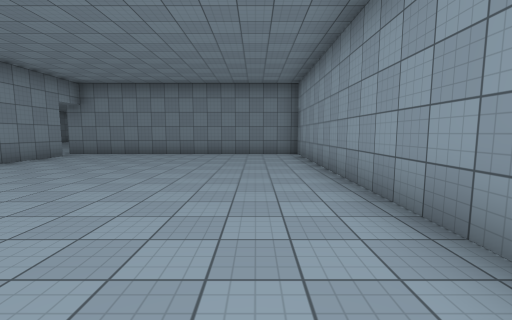
[1] (above)

24 first-person views from a walk through a scene from a Unity 3-D project. The camera is 1.5 m above the floor, tilts 6° down and sees 90° across. The floor is counted in squares, 2 m on a side. Each view is taken from the middle of a square. On the plan, view 1 faces up. The plan holds only what a view shows up to about 9 squares ahead; the rest is blank. The place goes on beyond the plan. Surface patterns are stand-ins for the level's own textures.

[2]
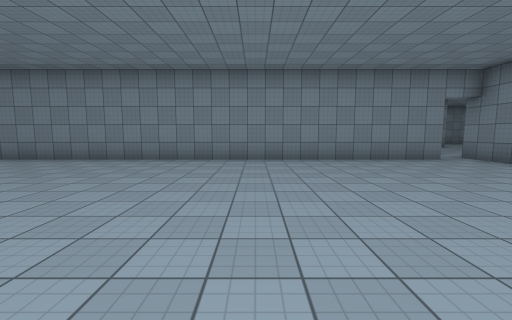

[3]
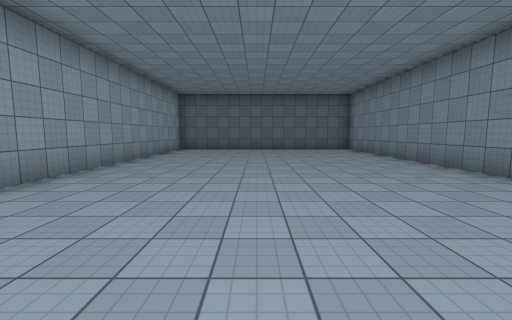

[4]
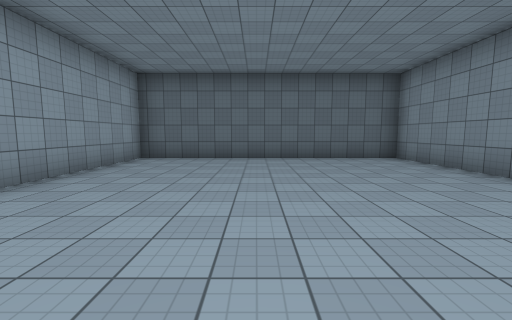

[5]
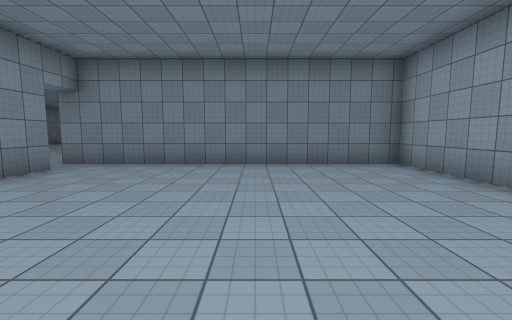

[6]
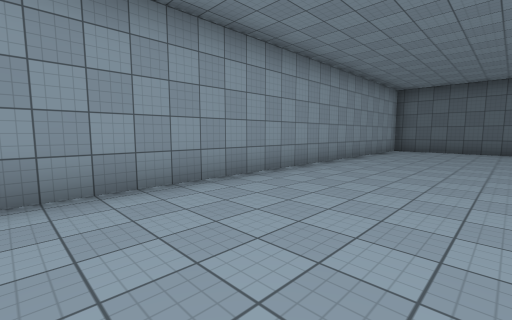

[7]
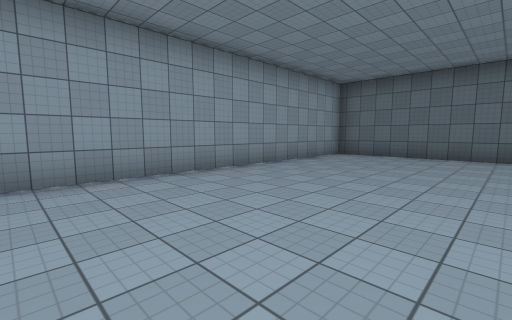

[8]
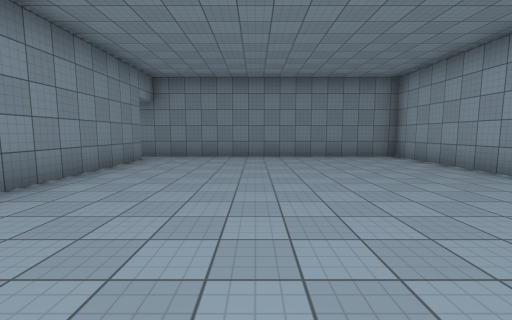

[9]
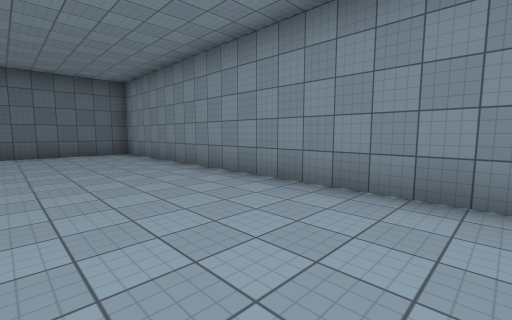

[10]
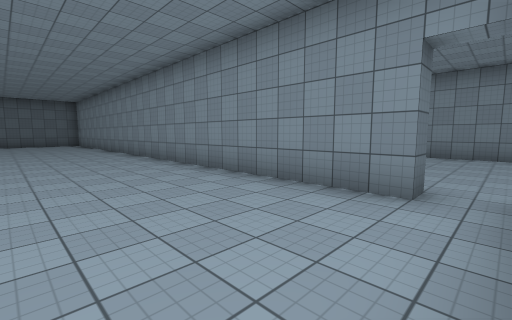

[11]
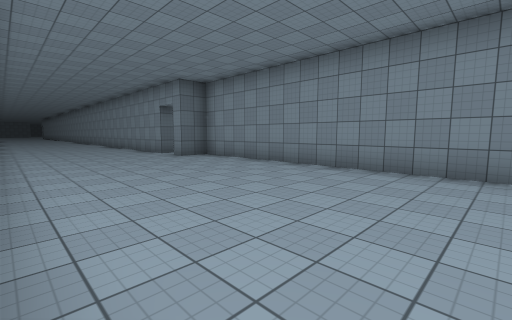

[12]
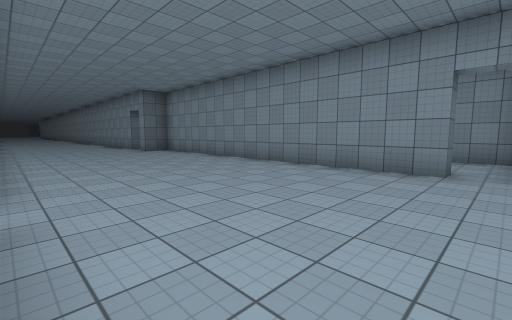

[13]
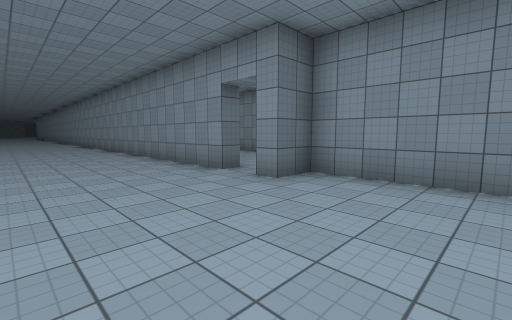

[14]
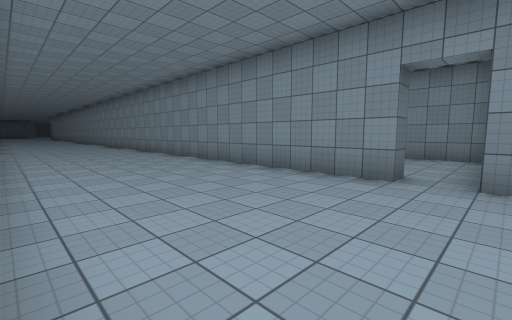

[15]
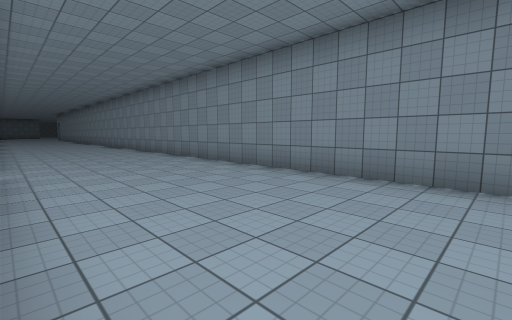

[16]
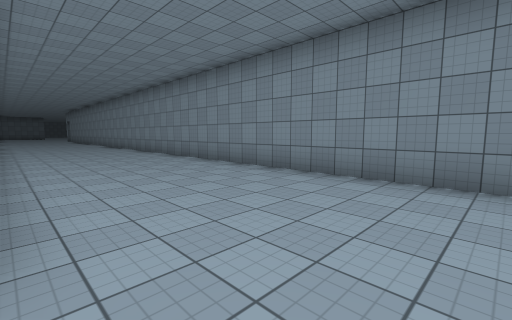

[17]
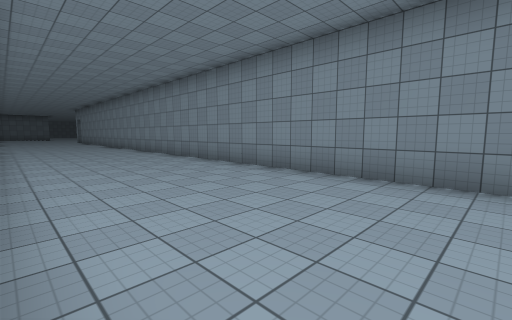

[18]
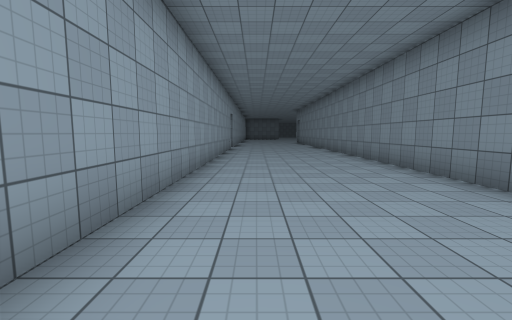

[19]
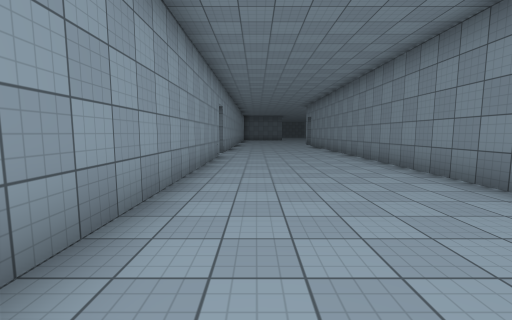

[20]
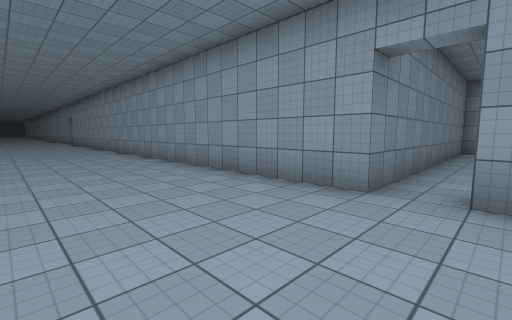

[21]
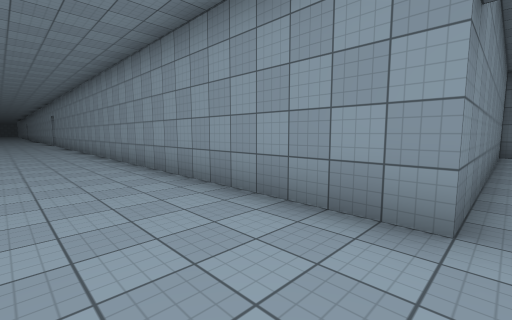

[22]
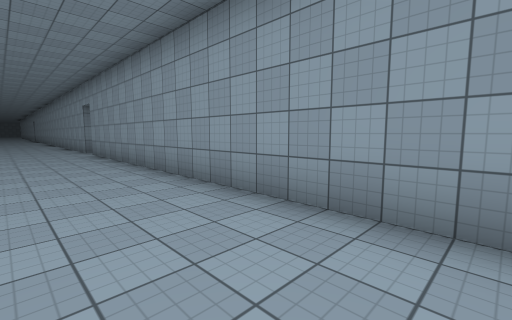

[23]
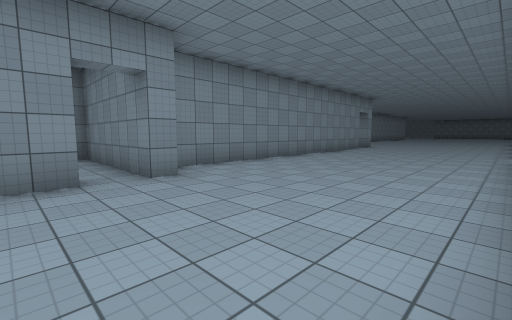

[24]
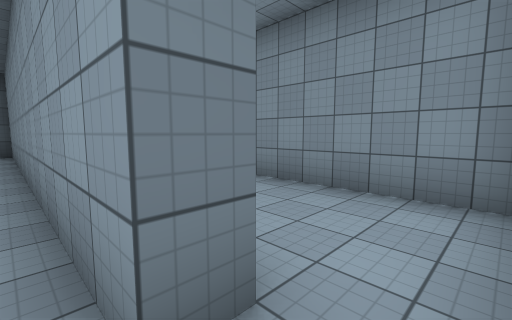

### Floor plan
Points are (right, up) in squares from view 1. A wall is a line through its corners. A room is listed if a view was taken in it or the views show most of it. See-through windows are left out.
Room 1 (views 1, 2, 3, 4, 5, 6, 7, 8, 9, 10)
walls: (-6.3, 8.3) (-6.3, -8.7) (1.5, -8.7) (1.5, 9.3) (-6.8, 9.3)
ways out: opening at (-6, 9) to room 2
Room 2 (views 11, 12, 13, 14, 15, 16, 17, 18, 19, 20, 21, 22, 23, 24)
walls: (-11.9, -0.2) (-11.3, -0.2) (-11.3, -29); (-6.9, 8.3) (-6.3, 8.3); (-12.8, 11.3) (-12.3, 11.3) (-12.3, 1.3) (-11.3, 1.3) (-11.3, 0.8) (-12.5, 0.8); (1.5, -28.8) (-6.7, -28.8) (-6.7, -10.8)
ways out: opening at (-6, 9) to room 1; opening at (-12, 0); opening at (-12, 12)

Positions as (right, up) in squares from view 1, and headings:
1: (0, 0), facing up
2: (1, 3), facing left
3: (-2, 3), facing down
4: (-2, -1), facing down
5: (-2, 3), facing up
6: (-2, 3), facing down-right
7: (-3, 0), facing down-right
8: (-3, 1), facing up
9: (-3, 1), facing down-left
10: (-3, 9), facing down-left
11: (-7, 9), facing down-left
12: (-7, 12), facing down-left
13: (-8, 4), facing down-left
14: (-7, 1), facing down-left
15: (-7, -4), facing down-left
16: (-7, -9), facing down-left
17: (-7, -13), facing down-left
18: (-8, -16), facing down
19: (-8, -20), facing down
20: (-10, -30), facing up-right
21: (-9, -29), facing up-right
22: (-9, -21), facing up-right
23: (-7, -1), facing up-left
24: (-12, 12), facing down-left
